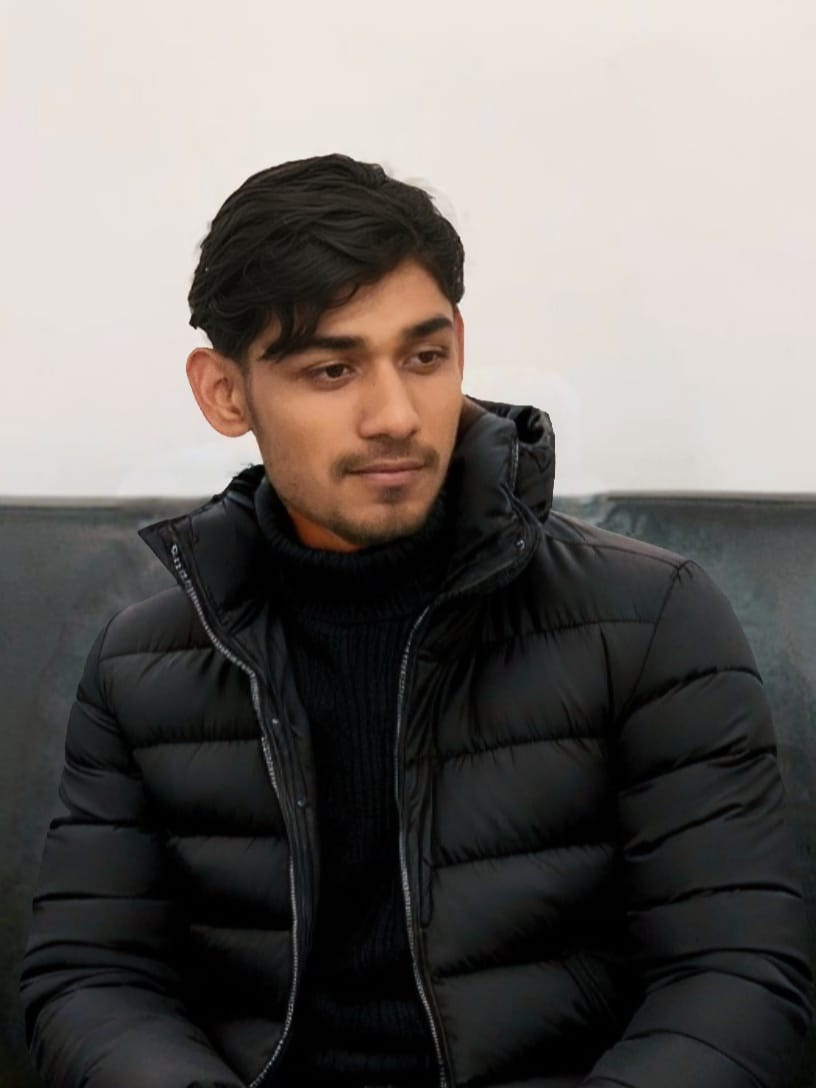
#> input picture Phase_1/Ekendra Yadav Profile.jpeg, 816 x 1088 px, found by its file name
$ python cropped.py
#> lines starting #> are read from the running program, lines starting #| are printed output that depends on the picture
import cv2
image = cv2.imread("Phase_1\Ekendra Yadav Profile.jpeg")
#> image is the input picture: shape (1088, 816, 3); mean B, G, R 100.5, 104, 108.5
gray = cv2.cvtColor(image,cv2.COLOR_BGR2GRAY)
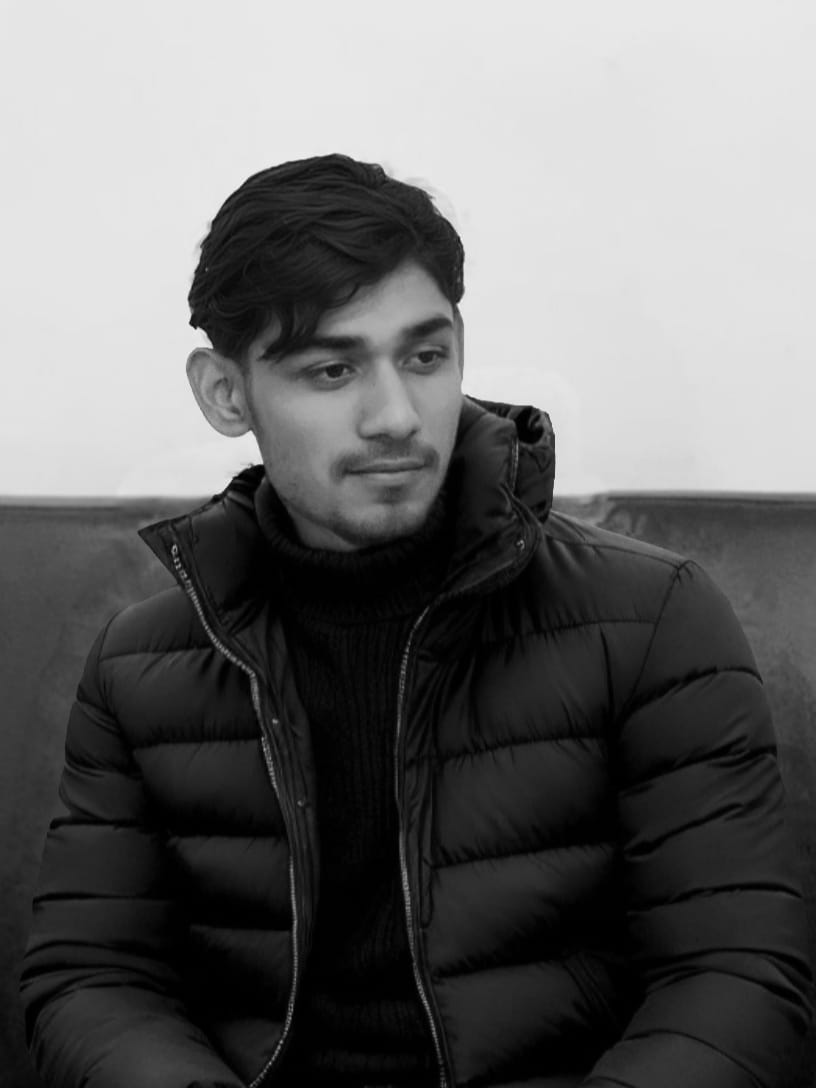
#> gray: shape (1088, 816); min 0, max 246, mean 104.9

if image is None:
    print("Image not Found!")
else:
    cropped_image = gray[100:550, 50:600]
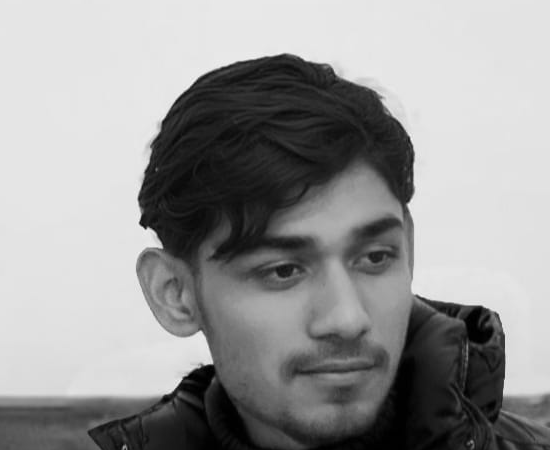
#> cropped_image: shape (450, 550); min 0, max 246, mean 151.5
    cv2.imshow("Original Image",gray)
    cv2.imshow("Cropped Image",cropped_image)
    cv2.waitKey(0)
    cv2.destroyAllWindows()
